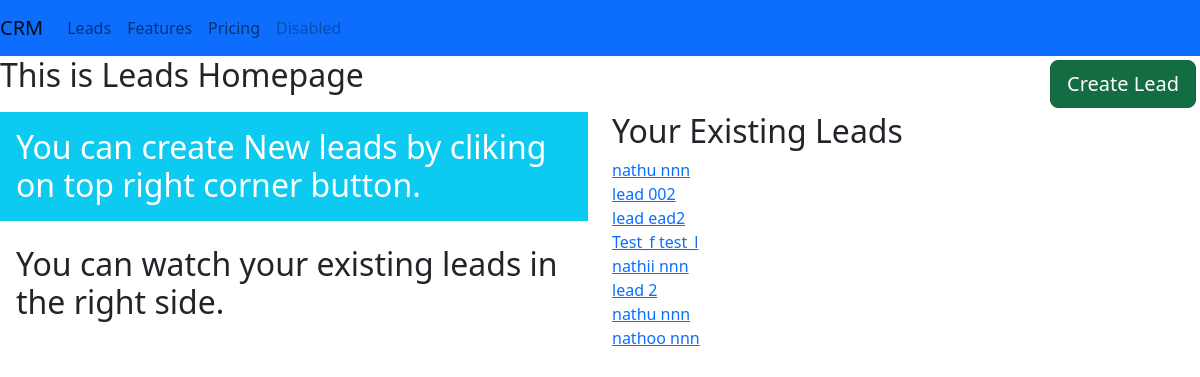
Screenshot of /leads/ with the database file from the repository.
### leads/models.py (models this page shows, shortened)
class lead(infomixin):
    SOURCE_CHOICES = (
        ('1', '---'),
        ('FB', 'Facebook'),
        ('GS', 'Google Search'),
        ('SM', 'Social Media'),
        ('Ph', 'Phone'),
        ('Ot', 'Others')
    )
    contacted = models.BooleanField(default= False)
    source = models.CharField(choices=SOURCE_CHOICES, default=None, max_length=100)
    profile_picture = models.ImageField(blank=True, null=True, upload_to='media/')
    files = models.FileField(blank=True, null=True)
    agent = models.ForeignKey(Agent, on_delete=models.SET_DEFAULT,  default=None, null = True, blank=True)
    dt_stamp = models.DateTimeField(auto_created=True, null=True, auto_now=True)
    def __str__(self):
        return f"{self.first_name} {self.last_name}"

### leads/views.py (the view)
# urls.py: path('', lead_view.app_homepage, name="lead_homepage"),
def app_homepage(request):
    leads = lead.objects.all().order_by('-dt_stamp')
    context = {"leads" : leads}
    print(context)
    return render(request,'leads_homepage.html', context)

### leads/templates/leads_homepage.html (shortened to what this page needs)
{% extends 'layout.html' %}
{% block body %}
<div class="row">
  <div class="col-md-8"><h2>This is Leads Homepage</h2></div>
  <div class="col-md-4 text-primary text-end">
      <a href="{% url 'create_lead' %}" class="btn btn-success btn-lg active m-1" role="button" aria-pressed="true">Create Lead</a>
  </div>
</div>
<div class="row ">
  <div class="col-md-6">
    <h2 class="p-3 mb-2 bg-info text-white">You can create New leads by cliking on top right corner button.</h2>
    <h2 class="p-3 mb-2 bg-white text-dark">You can watch your existing leads in the right side.</h2>
  </div>
  <div class="col-md-6 ">
  <h2>Your Existing Leads</h2>
  {% for lead in leads %}
      <div><a href="{% url 'update_lead' lead.id %}">{{lead}}</a></div>
  {% endfor %}
</div>
</div>
  {% endblock %}

### templates/layout.html (shortened to what this page needs)
<!doctype html>
<html lang="en">
  <head>
    <link href="https://cdn.jsdelivr.net/npm/bootstrap@5.2.0-beta1/dist/css/bootstrap.min.css" rel="stylesheet">
  </head>
  <body>
      <nav class="navbar navbar-expand-lg navbar-light bg-primary">
        <a class="navbar-brand" href="{% url 'project_homepage'%}">CRM</a>
        <div class="collapse navbar-collapse" id="navbarNav">
          <ul class="navbar-nav">
            <li class="nav-item active">
              <a class="nav-link" href="{% url 'lead_homepage'%}">Leads</span></a>
            </li>
            <li class="nav-item">
              <a class="nav-link" href="#">Features</a>
            </li>
            <li class="nav-item">
              <a class="nav-link" href="#">Pricing</a>
            </li>
            <li class="nav-item">
              <a class="nav-link disabled" href="#" tabindex="-1" aria-disabled="true">Disabled</a>
            </li>
          </ul>
        </div>
      </nav>
      {% block body %}{% endblock %}
  </body>
</html>

### rows the page displays
lead: first_name+last_name "nathu nnn"
lead: first_name+last_name "lead 002"
lead: first_name+last_name "lead ead2"
lead: first_name+last_name "Test_f test_l"
lead: first_name+last_name "nathii nnn"
lead: first_name+last_name "lead 2"
lead: first_name+last_name "nathu nnn"
lead: first_name+last_name "nathoo nnn"
